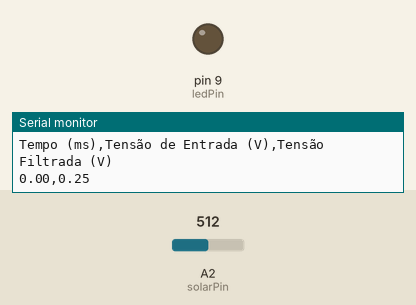
Bench run of a sketch on a simulated Arduino Uno, built with avr-gcc and run on an emulated ATmega328P. Parts: output pins drawn as LEDs (lit = HIGH), the last lines printed to the serial monitor. Inputs (shaded band) come from the test bench; at power-on: A2 (solarPin) = 512.

Above: at 0.1 s.
At 20.2 s:
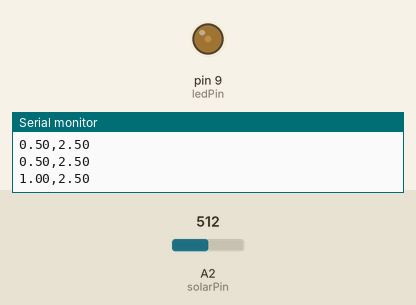
At 50.5 s:
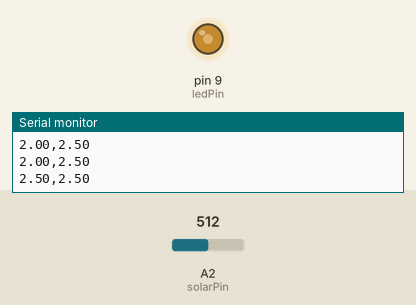
At 101.0 s:
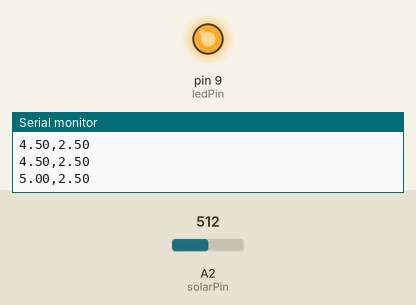
Timing chart, 0 to 112.5 s (numbered marks = the images above):
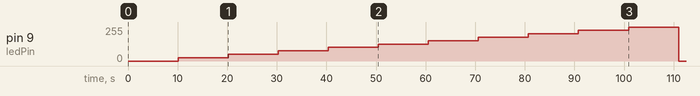

Measured:
- by itself, pin 9 (ledPin): rises from 0/255 to 255/255 in 90.8 s, then falls to 0/255 in 10.1 s

The sketch:

steps_response_test.ino
```cpp
// Declaração dos pinos
int solarPin = A2; // Pino de entrada do painel solar
int ledPin = 9;    // Pino de saída para a LED

// Parâmetros do sistema
float alpha = 0.1;            // Fator do filtro passa-baixa
float tensaoFiltrada = 0;     // Valor inicial da tensão filtrada
int delayTime = 100;          // Intervalo entre as medições (em milissegundos)
int tempoPorDegrau = 10000;   // Tempo em cada degrau (em milissegundos)

// Configuração inicial
void setup() {
  Serial.begin(9600);          // Inicializa o monitor serial
  pinMode(ledPin, OUTPUT);     // Define o pino da LED como saída

  // Cabeçalho para os dados no monitor serial
  Serial.println("Tempo (ms),Tensão de Entrada (V),Tensão Filtrada (V)");
}

// Loop principal
void loop() {
  // Parâmetros para os degraus
  float tensaoInicial = 0.0; // Tensão inicial (0V)
  float tensaoFinal = 5.0;   // Tensão máxima (5V)
  float incremento = 0.5;    // Incremento de tensão (0,5V)

  // Loop para aplicar os degraus
  for (float tensaoEntrada = tensaoInicial; tensaoEntrada <= tensaoFinal; tensaoEntrada += incremento) {
    int valorPWM = (tensaoEntrada / 5.0) * 255; // Converte tensão para PWM (0 a 255)
    analogWrite(ledPin, valorPWM);              // Ajusta o brilho da LED
    unsigned long tempoInicial = millis();     // Marca o tempo inicial do degrau

    // Coleta dados enquanto o degrau está aplicado
    while (millis() - tempoInicial < tempoPorDegrau) {
      leituraTensao(tensaoEntrada); // Mede e registra os valores
      delay(delayTime);             // Intervalo entre medições
    }
  }

  // Aguarda antes de reiniciar o ciclo (opcional)
  analogWrite(ledPin, 0); // Desliga a LED após o último degrau
  delay(30000);           // Aguarda 30 segundos antes de reiniciar
}

// Função para medir e filtrar a tensão do painel solar
void leituraTensao(float tensaoEntrada) {
  unsigned long tempoAtual = millis(); // Marca o tempo atual

  // Leitura da tensão no painel solar
  int valorLido = analogRead(solarPin);
  float tensao = (valorLido * 5.0) / 1023.0; // Converte para tensão (0 a 5V)

  // Filtro passa-baixa
  tensaoFiltrada = alpha * tensao + (1 - alpha) * tensaoFiltrada;

  // Envia os dados para o monitor serial
  //Serial.print(tempoAtual);          // Tempo (ms)
 // Serial.print(",");
  Serial.print(tensaoEntrada, 2);    // Entrada da LED (tensão)
  Serial.print(",");
  Serial.println(tensaoFiltrada, 2); // Tensão filtrada do painel solar
}
```
